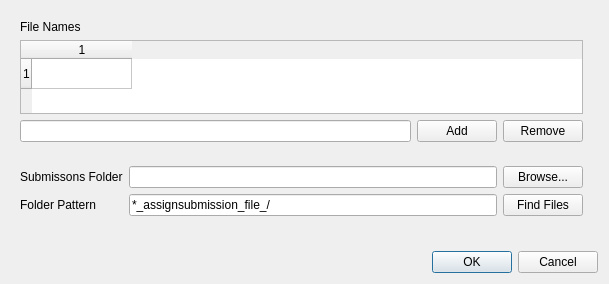
<?xml version="1.0" encoding="UTF-8"?>
<ui version="4.0">
 <class>GraderDialog</class>
 <widget class="QDialog" name="GraderDialog">
  <property name="geometry">
   <rect>
    <x>0</x>
    <y>0</y>
    <width>609</width>
    <height>284</height>
   </rect>
  </property>
  <property name="windowTitle">
   <string>Grader File Selection</string>
  </property>
  <layout class="QGridLayout" name="gridLayout">
   <item row="2" column="1">
    <widget class="QFrame" name="folderFrame">
     <property name="frameShape">
      <enum>QFrame::NoFrame</enum>
     </property>
     <property name="frameShadow">
      <enum>QFrame::Raised</enum>
     </property>
     <layout class="QGridLayout" name="gridLayout_2">
      <item row="0" column="2">
       <widget class="QPushButton" name="folderBrowseButton">
        <property name="text">
         <string>Browse...</string>
        </property>
       </widget>
      </item>
      <item row="0" column="0">
       <widget class="QLabel" name="label">
        <property name="text">
         <string>Submissons Folder</string>
        </property>
       </widget>
      </item>
      <item row="1" column="1">
       <widget class="QLineEdit" name="folderPatternLineEdit">
        <property name="text">
         <string>*_assignsubmission_file_/</string>
        </property>
       </widget>
      </item>
      <item row="1" column="0">
       <widget class="QLabel" name="label_2">
        <property name="text">
         <string>Folder Pattern</string>
        </property>
       </widget>
      </item>
      <item row="0" column="1">
       <widget class="QLineEdit" name="folderLineEdit">
        <property name="text">
         <string/>
        </property>
       </widget>
      </item>
      <item row="1" column="2">
       <widget class="QPushButton" name="findFilesButton">
        <property name="text">
         <string>Find Files</string>
        </property>
       </widget>
      </item>
     </layout>
    </widget>
   </item>
   <item row="4" column="1" colspan="2">
    <widget class="QDialogButtonBox" name="buttonBox">
     <property name="orientation">
      <enum>Qt::Horizontal</enum>
     </property>
     <property name="standardButtons">
      <set>QDialogButtonBox::Cancel|QDialogButtonBox::Ok</set>
     </property>
    </widget>
   </item>
   <item row="0" column="1">
    <widget class="QFrame" name="filesFrame">
     <layout class="QGridLayout" name="gridLayout_3">
      <item row="3" column="0">
       <layout class="QHBoxLayout" name="horizontalLayout">
        <item>
         <widget class="QLineEdit" name="fileLineEdit"/>
        </item>
        <item>
         <widget class="QPushButton" name="fileAddButton">
          <property name="text">
           <string>Add</string>
          </property>
         </widget>
        </item>
        <item>
         <widget class="QPushButton" name="fileRemoveButton">
          <property name="text">
           <string>Remove</string>
          </property>
         </widget>
        </item>
       </layout>
      </item>
      <item row="0" column="0">
       <widget class="QLabel" name="label_3">
        <property name="text">
         <string>File Names</string>
        </property>
       </widget>
      </item>
      <item row="1" column="0">
       <widget class="QTableWidget" name="filesTableWidget">
        <property name="rowCount">
         <number>1</number>
        </property>
        <property name="columnCount">
         <number>1</number>
        </property>
        <row/>
        <column/>
       </widget>
      </item>
     </layout>
    </widget>
   </item>
   <item row="3" column="1">
    <widget class="QLabel" name="fileStatusLabel">
     <property name="text">
      <string/>
     </property>
    </widget>
   </item>
  </layout>
 </widget>
 <resources/>
 <connections>
  <connection>
   <sender>buttonBox</sender>
   <signal>accepted()</signal>
   <receiver>GraderDialog</receiver>
   <slot>accept()</slot>
   <hints>
    <hint type="sourcelabel">
     <x>248</x>
     <y>254</y>
    </hint>
    <hint type="destinationlabel">
     <x>157</x>
     <y>274</y>
    </hint>
   </hints>
  </connection>
  <connection>
   <sender>buttonBox</sender>
   <signal>rejected()</signal>
   <receiver>GraderDialog</receiver>
   <slot>reject()</slot>
   <hints>
    <hint type="sourcelabel">
     <x>316</x>
     <y>260</y>
    </hint>
    <hint type="destinationlabel">
     <x>286</x>
     <y>274</y>
    </hint>
   </hints>
  </connection>
 </connections>
</ui>
